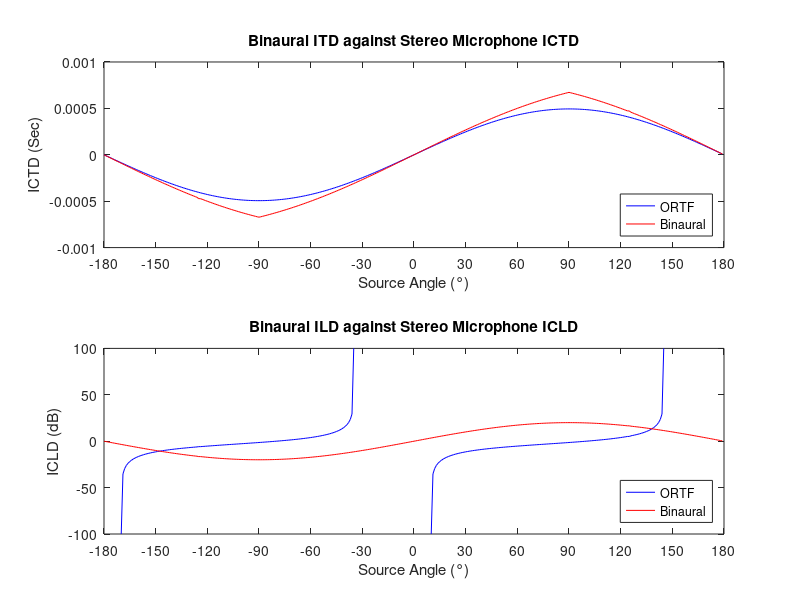

This figure's MATLAB source: (Note: this script raises an error after producing the figure.)
%ORTF ITD and ILD Calculator
clear all
close all
%Source Variables
Theta = 90; %Source Direction (angle of incidence) in degrees

%Microphone Variables
MicrophoneSpacing = 0.17; %Microphone Spacing in Meters 
MicrophoneAngle = 110; %Microphone Angle in degrees

aa = 0.5;
b = 0.5;

%Binaural Variables
HeadWidth = 0.18; %Width of Head in meters

%Constant Variables
c = 344; %Speed of Sound
m = MicrophoneSpacing; %Assing to new variable
a = MicrophoneAngle; %Assing to new variable


MicValues = zeros(360, 6);
BinauralValues = zeros(360, 5); 
PhantomSourceShift = zeros(360,2);
for n = -180:179
    Theta = n; 
    index = n + 181;
    
    %Calculate ICTD and ICLD of the Microphone
    MicValues(index, 1) = n; 
    MicValues(index, 2) = sind(Theta) * (m/c); %Calculate Interchannel Time Difference
      
    if Theta == 180 - a/2
        Theta = 179 - a/2;
    elseif Theta == -180 + a/2
        Theta = -179 + a/2;
    end
    
    MicValues(index, 3) = mag2db((0.5 + 0.5*cosd(Theta - a/2))/(0.5 + 0.5*cosd(Theta + a/2))); %Calculate Interchannel Level Difference 
    MicValues(index, 3) = mag2db(aa + b*tand(Theta - a/2));
    MicValues(index, 4 ) = mag2db((1 + cosd(Theta + a/2))); %Left Microphone
    MicValues(index, 5) = mag2db((1 + cosd(Theta - a/2))); %Right Microphone
   

    if  MicValues(index, 3) < -100
         MicValues(index, 3) = -100;
         MicValues(index, 4) = -100;
         MicValues(index, 5) = -100; 
    end
    if  MicValues(index, 3) > 100
         MicValues(index, 3) = 100;
         MicValues(index, 4) = 100;
         MicValues(index, 5) = 100; 
    end

    %Calculate ITD and ILD for Binaural
    Rho = Theta;
    if Rho < -90
        Rho = -180 - Rho;
    elseif Rho > 90
        Rho = 180 - Rho;
    end
    Theta = deg2rad(Theta);
    Rho = deg2rad(Rho);
    HeadRadius = HeadWidth/2; 
    ITD = ((HeadRadius*(Rho)) + (HeadRadius * sin(Rho)))/c; %Calculate Interchannel Time Difference
    ILD = HeadWidth * sqrt(1) * sin(Theta); %Calculate Interchannel Level Difference 
    ILD_dB = log10(ILD) * 20; %Calculate Interchannel Level Difference in dB
    ILD_dB = 20 *sin(Theta);
    
   

    BinauralValues(index, 1) = n;
    BinauralValues(index, 2) = ITD; 
    BinauralValues(index, 3) = ILD_dB;
    BinauralValues(index, 4) = ILD_dB;

    %Phantom Source Shift
    ITDShift = MicValues(index,2) * 13;
    ILDShift = MicValues(index, 3) * 0.075; 
    PhantomSourceShift(index, 1) = ITDShift + ILDShift; 
    
end
subplot(2,1,1)
plot(MicValues(:,1),MicValues(:,2), 'b')
title('Binaural ITD against Stereo Microphone ICTD')
hold on
plot(MicValues(:,1),BinauralValues(:,2), 'r')
xlabel('Source Angle (°)')
ylabel('ICTD (Sec)')
xlim([-180 180])
xticks(-180:30:180);
legend('ORTF', 'Binaural', 'Location', 'SouthEast')

subplot(2,1,2)
hold off
plot(MicValues(:,1),MicValues(:,3), 'b')
title('Binaural ILD against Stereo Microphone ICLD')
hold on
plot(MicValues(:,1),BinauralValues(:,4), 'r');
xlabel('Source Angle (°)')
ylabel('ICLD (dB)')
xlim([-180 180])
xticks(-180:30:180);
%ylim([-85 85])
legend('ORTF', 'Binaural', 'Location', 'SouthEast')





%Apply Cues to Signal
Angle = -40;
Fs = 44100;
[Audio, fs] = audioread('Clarinet.wav');
Audio = resample(Audio, Fs, fs);
Audio = Audio(:,1);
SampLength = length(Audio);
ORTFAudio = zeros(SampLength,2); 

Index=find(MicValues==Angle,1);
delay = round((MicValues(Index,2)*44100));

%Apply ICTD
if delay > 0
    ORTFAudio(delay:end, 1) = Audio(1:end-delay + 1, 1);
    ORTFAudio(:,2) = Audio;
elseif delay < 0
    delay = abs(delay); 
    ORTFAudio(:,1) = Audio(:,1);
    ORTFAudio(delay:end, 2) = Audio(1:end-delay + 1, 1);
elseif delay == 0
     ORTFAudio(:,1) = Audio(:,1);
     ORTFAudio(:,2) = Audio(:,1);
end

%Apply ICLD
ICLD_L = db2mag(MicValues(Index, 4));
ICLD_R = db2mag(MicValues(Index, 5));
ORTFAudio(:,1) = ORTFAudio(:,1) .* ICLD_L; %Column 4 is Left channel dB
ORTFAudio(:,2) = ORTFAudio(:,2) .* ICLD_R; %Column 5 is Right channel dB

%Normalise
%ORTFAudio = (0.99.* ORTFAudio./max(abs(ORTFAudio))); 
sound(ORTFAudio, Fs)
 
% %Binaural Output
BinauralAudio = zeros(SampLength, 2); 

Index=find(BinauralValues==Angle,1);
binauraldelay = round((BinauralValues(Index,2)*44100));

%Apply ICTD
if binauraldelay > 0
    BinauralAudio(binauraldelay:end, 1) = Audio(1:end-binauraldelay + 1, 1);
    BinauralAudio(:,2) = Audio;
elseif binauraldelay < 0
    binauraldelay = abs(binauraldelay); 
    BinauralAudio(:,1) = Audio(:,1);
    BinauralAudio(binauraldelay:end, 2) = Audio(1:end-binauraldelay + 1, 1);
elseif binauraldelay == 0
    BinauralAudio(:,1) = Audio(:,1);
    BinauralAudio(:,2) = Audio(:,1);
end
%Apply ICLD
BinauralAudio(:,1) = BinauralAudio(:,1) .* db2mag(MicValues(Index, 4)); %Column 4 is Left channel dB
BinauralAudio(:,2) = BinauralAudio(:,2) .* db2mag(MicValues(Index, 5)); %Column 5 is Right channel dB
ORTFAudio = 0.99.*ORTFAudio./(max(max(abs(ORTFAudio))));
%audiowrite("Clarinet_ORTF_135.wav", ORTFAudio, Fs);
% sound(BinauralAudio, Fs)
